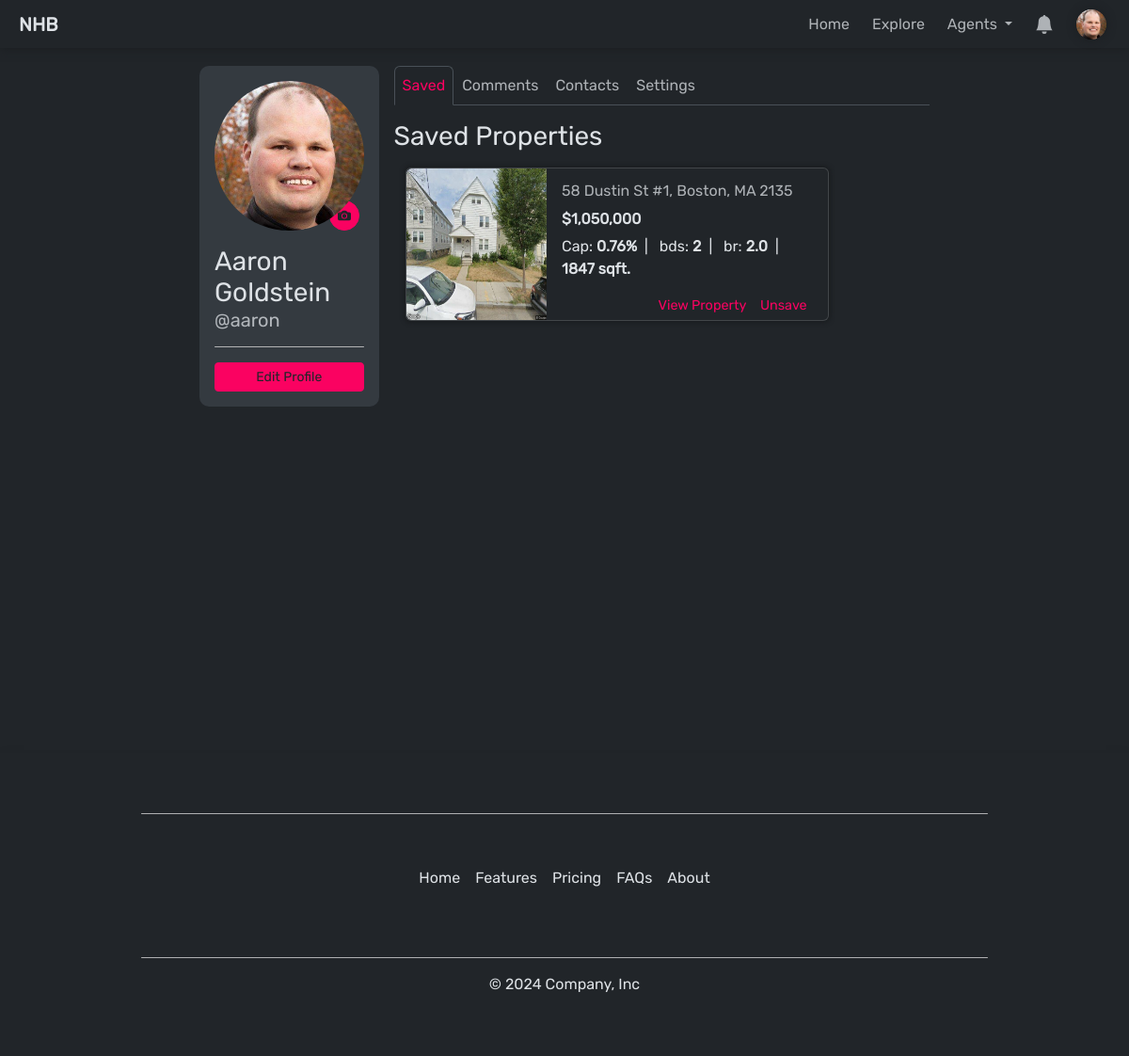
The app's page /profile/user=aaron/ (signed in) with its own data.
### account/models.py (models this page shows, shortened)
class CustomUser(AbstractUser):
    USER_TYPE_CHOICES = (
        ('buyer', 'Buyer'),
        ('agent', 'Agent'),
    )
    user_type = models.CharField(max_length=20, choices=USER_TYPE_CHOICES, default=USER_TYPE_CHOICES[0])
    @property
    def profile(self):
        return self.profile_set.first()
    objects = BaseUserManager()

### profiles/models.py (models this page shows, shortened)
class Profile(models.Model):
    user = models.ForeignKey(User, on_delete=models.CASCADE)
    theme = models.CharField(choices=[('light','light'), ('dark','dark')], max_length=100, default='dark')
    goal = models.CharField(max_length=1000, default='Searching for Investment Property')
    phone_number = models.CharField(max_length=10, blank=True, null=True)
    location = models.CharField(max_length=100, blank=True, null=True)
    profile_picture = models.ImageField(upload_to='profile_pictures', blank=True, null=True)
    @property
    def unread_notification_count(self):
        return self.user.notification_set.filter(is_read=False).count()

### property/models.py (models this page shows, shortened)
class SavedProperty(models.Model):
    profile = models.ForeignKey(Profile, on_delete=models.CASCADE)
    property_id = models.CharField(max_length=100)
    address = models.CharField(max_length=250)
    city = models.CharField(max_length=100)
    state = models.CharField(max_length=2)
    zip = models.IntegerField()
    image = models.ImageField(upload_to='property_images/', default='property_images/default/shrek.webp')
    price = models.DecimalField(max_digits=10, decimal_places=2)
    cap_rate = models.DecimalField(max_digits=7, decimal_places=4)
    beds = models.IntegerField()
    baths = models.DecimalField(max_digits=2, decimal_places=1)
    sq_ft = models.IntegerField()
    timestamp = models.DateTimeField(auto_now_add=True)
    archived = models.BooleanField(default=False)
    class Meta:
        constraints = [
            models.UniqueConstraint('profile', 'property_id', name='profile-property_id'),
        ]
    @property
    def endpoint(self):
        return f'/property/detail/state={self.state}&city={self.city}&address={self.address}&zip={self.zip}&id={self.property_id}/'
    @property
    def address_full(self):
        return f'{self.address}, {self.city}, {self.state} {self.zip}'

### profiles/views.py (the view)
# urls.py: path('user=<str:username>/', views.profile_view, name='profile'),
@login_required(login_url='/account/login/')
def profile_view(request, username:str, *args, **kwargs):
    profile = Profile.objects.get(user__username=username)
    form = UpdateProfileForm(initial={
        'first_name': profile.user.first_name,
        'last_name': profile.user.last_name,
        'email': profile.user.email,
        'phone_number': profile.phone_number,
        'location': profile.location,
        'goal': ast.literal_eval(profile.goal)
    })
    return render(request, 'profile/profile-detail.html', {'profile': profile, 'form': form })

### agent/templatetags/is_agent.py (called while the page is built)
@register.filter(name='is_agent')
def is_agent(user: User, group_name='Agent'):
    return user.groups.filter(name=group_name).exists()

### property/templatetags/currency.py (called while the page is built)
@register.filter(name='currency')
def currency(value: str, decimal: int)-> str:
    if type(value) == str:
        if value == '':
            value = 0
        else:
            value = float(value)
    return f'${value:,.{decimal}f}'

### property/templatetags/percentage.py (called while the page is built)
@register.filter(name='percentage')
def percentage(value: float)-> str:
    return f'{value*100:.2f}%'

### templates/profile/profile-detail.html (shortened to what this page needs)
{% extends "base.html" %}
{% block content %}
{% load time_delta%}
<div class="container col-sm-8 my-4 mx-auto">
    <div class="profile-container">
        <div class="profile-info">
            <div>
                <div class="mb-3 justify-content-center text-center">
                    <div class="profile-picture">
                        {% if user == profile.user %}
                            <label for="file-input"
                            id="mobile-change-picture-button"
                            class="btn btn-sm love rounded-circle"
                            >{% include "icons/camera.html" %}
                            </label>
                        {% endif %}
                        {% if profile.profile_picture %}
                            <img id="profile-img" src="{{ profile.profile_picture.url }}" alt="Profile Picture">
                        {% else %}
                            <img id="profile-img" src="/media/profile_pictures/default/default.png" alt="Profile Picture">
                        {% endif %}
                    </div>
                </div>
                <div id="profile-details">
                    <h3 class="mb-0">{{ profile.user.first_name }} {{ profile.user.last_name }}</h3>
                    <h5 class="text-muted mb-3">@{{ profile.user.username }}</h5>
                </div>
                <hr></hr>
                {% if user == profile.user %}
                <button id="edit-profile-button" class="btn btn-sm love w-100" onclick="ShowUpdateProfileForm()">Edit Profile</button>
                {% endif %}
            </div>
        </div>
        <div class="profile-content">
            <ul class="nav nav-tabs mb-3">
                <li class="nav-item" onclick="toggleTab('saved-properties')">
                  <a id="saved-properties-link" class="nav-link active" aria-current="page">Saved</a>
                </li>
                <li class="nav-item" onclick="toggleTab('comments')">
                  <a id="comments-link" class="nav-link">Comments</a>
                </li>
                <li class="nav-item" onclick="toggleTab('contact-forms')">
                  <a id="contact-forms-link" class="nav-link">Contacts</a>
                </li>
                <li class="nav-item" onclick="toggleTab('settings')">
                    <a id="settings-link" class="nav-link">Settings</a>
                </li>
            </ul>
            <div id="saved-properties">
                <h3 class="mb-3">Saved Properties</h3>
                <div class="container col-sm-10 m-0">
                    {% for property in profile.savedproperty_set.all|dictsortreversed:"id" %}
                        {% include "profile/partials/saved-property-card.html" %}
                    {% endfor %}
                </div>
            </div>
        </div>
    </div>
</div>
{% endblock %}

### templates/base.html (shortened to what this page needs)
<!DOCTYPE html>
<html lang="en" data-bs-theme="{% if not user.is_authenticated %}dark{% else %}{{ request.user.profile.theme }}{% endif %}">
<head>
    {% load static %}
    <link rel="stylesheet" type="text/css" href={% static "css/styles.css" %}>
    <link href="https://cdn.jsdelivr.net/npm/bootstrap@5.3.3/dist/css/bootstrap.min.css" rel="stylesheet">
    <link rel="stylesheet" href="https://unpkg.com/leaflet@1.9.4/dist/leaflet.css" />
</head>
<body hx-headers='{"X-CSRFToken": "{{ csrf_token }}"}' hx-ext="ws" ws-connect="/ws/notifications/">
    {% include 'components/nav.html' %}
    {% include 'notifications/toast-container.html' %}
    <div id="app-container" class="position-relative" style="min-height:100vh; {% if request.get_full_path != '/' %}padding-top:2.9rem;{% endif %}">
    {% block content %}
    {% endblock %}
    </div>
    {% if not "/explore/" in request.get_full_path %}
        {% include 'components/footer.html' %}
    {% endif %}
</body>
</html>

### templates/components/nav.html (shortened to what this page needs)
{% load static %}
{% load is_agent %}
<nav
id="navbar"
class="navbar navbar-expand-lg w-100 py-1"
>
    <div class="container-fluid m-0">
        <div class="collapse navbar-collapse justify-content-between" id="navbarSupportedContent">
            <a id='brand' class="navbar-brand px-2" href="/">NHB</a>
            <ul class="navbar-nav mb-2 mb-lg-0">
                {% if request.get_full_path != '/' %}
                    <li class="nav-item me-2">
                        <a class="nav-link {% if request.get_full_path == '/' %}active{% endif %}" aria-current="page" href="/">
                            Home
                        </a>
                    </li>
                {% endif %}
                <li class="nav-item me-2">
                    <a class="nav-link {% if '/explore/' in request.get_full_path %}active{% endif %}" href="/explore/">
                        Explore
                    </a>
                </li>
                {% if not request.user|is_agent %}
                <li class="nav-item me-2 dropdown">
                    <a class="nav-link dropdown-toggle {% if '/agent/' in request.get_full_path %}active{% endif %}" href="#" role="button" data-bs-toggle="dropdown" aria-expanded="false">
                        Agents
                    </a>
                </li>
                {% else %}
                <li class="nav-item me-2">
                    <a class="nav-link {% if '/agent/' in request.get_full_path %}active{% endif %}" href="/agent/dashboard/">
                        Dashboard
                    </a>
                </li>
                {% endif %}
                {% if not user.is_authenticated %}
                    <li class="nav-item">
                        <a class="nav-link" href="/account/register/">Login / Signup</a>
                    </li>
                    {% else %}
                    <li class="nav-item dropdown h-100 align-items-start me-2 " >
                        <a
                        id="notification-dropdown-tg"
                        class="nav-link dropdown-toggle d-flex align-items-center position-relative"
                        href="#"
                        role="button"
                        data-bs-toggle="offcanvas" data-bs-target="#notificationsDrawer" aria-controls="notificationsDrawer"
                        onclick="clearNotificationSpan()"
                        >
                            <svg id="notification-icon" xmlns="http://www.w3.org/2000/svg" width="20" height="20" fill="white" class="bi bi-bell-fill" viewBox="0 0 16 16">
                                <path d="M8 16a2 2 0 0 0 2-2H6a2 2 0 0 0 2 2m.995-14.901a1 1 0 1 0-1.99 0A5 5 0 0 0 3 6c0 1.098-.5 6-2 7h14c-1.5-1-2-5.902-2-7 0-2.42-1.72-4.44-4.005-4.901"/>
                            </svg>
                        </a>
                    </li>
                    <li class="nav-item dropdown">
                        <a id="profile-dropdown-tg" class="nav-link dropdown-toggle d-flex align-items-center" href="#" role="button" data-bs-toggle="dropdown" aria-expanded="false">
                            <div id="profile-badge-container">
                            {% if not user.profile.profile_picture %}
                                {% include "icons/profile-icon.html" %}
                            {% else %}
                                <img src="{{ user.profile.profile_picture.url }}" class="profile-badge me-1" alt="profile picture">
                            {% endif %}
                            </div>
                        </a>
                    </li>
                {% endif %}
            </ul>
        </div>
    </div>
</nav>

### templates/notifications/toast-container.html (shortened to what this page needs)
<div id='toast-container' class="toast-container">
</div>

### templates/profile/partials/update-profile-form.html (shortened to what this page needs)
{% load crispy_forms_tags %}

### templates/profile/partials/saved-property-card.html (shortened to what this page needs)
{% load static %}
{% load currency %}
{% load percentage %}
{% load comma %}
<div id="property-card-{{property.property_id}}" class="card mb-3 w-auto" style="box-shadow: 0 0 4px 2px var(--bs-dark-bg-subtle);">
    <div class="row g-0">
        <div class="col-4 col-md-4">
            <img src="{{property.image.url}}" class="img-fluid rounded-start h-100 card-image" alt="...">
        </div>
        <div class="col-8 col-md-8">
            <div class="card-body h-100  align-items-center py-1 ps-3 pe-2">
                <div class="property-card-details h-75 pt-2">
                    <p class="text-muted mb-2">{{ property.address_full }}</p>
                    <h6 style="font-weight:600;">{{ property.price|currency:0 }}</h6>
                    <p class="mb-2" style="font-size:1rem;">
                        Cap: <strong >{{ property.cap_rate|percentage }}</strong>&ensp;|&ensp;
                        bds: <strong>{{ property.beds }}</strong>&ensp;|&ensp;
                        br: <strong>{{ property.baths }}</strong>&ensp;|&ensp;
                        <strong>{{ property.sq_ft }} sqft.</strong>
                    </p>
                </div>
                <div id="card-button-container" class="d-flex pb-2 h-25">
                    <a style="color:var(--love);" href="{{property.endpoint}}">View Property</a>
                    {% if user == request.user %}
                        <a
                        style="color:var(--love);"
                        hx-post="{% url 'toggle_property_saved' %}"
                        hx-target="#property-card-{{property.property_id}}"
                        hx-vals='{ "view": "profile", "property": { "propertyId": "{{ property.property_id }}" }}'
                        hx-swap="outerHTML"
                        >Unsave</a>
                    {% endif %}
                </div>
            </div>
        </div>
    </div>
</div>

### templates/components/footer.html (shortened to what this page needs)
<footer id="footer" class="py-5 position-absolute w-100 shadow" >
  <hr class="w-75 mx-auto mb-5"></hr>
  <ul class="nav justify-content-center pb-3 mb-3">
    <li class="nav-item"><a href="/" class="nav-link px-2">Home</a></li>
    <li class="nav-item"><a href="#" class="nav-link px-2">Features</a></li>
    <li class="nav-item"><a href="#" class="nav-link px-2">Pricing</a></li>
    <li class="nav-item"><a href="#" class="nav-link px-2">FAQs</a></li>
    <li class="nav-item"><a href="#" class="nav-link px-2">About</a></li>
  </ul>
  <hr class="w-75 mx-auto mt-5"></hr>
  <p class="text-center">© 2024 Company, Inc</p>
</footer>

### static/css/styles.css (style rules this page uses)
:root { --love: #fa0261; --hidden: #34d3eb; --gray-bg: rgb(223, 223, 223); --gray-color: gray; }
body { font-family: Rubik,Arial,sans-serif!important; }
.love, .love a { color: var(--bs-body-bg) !important; background-color: var(--love) !important; border-color: var(--love) !important; }

### templates/notifications/toast-container.html (style rules this page uses)
.toast-container { position: fixed; bottom: 0; right: 0; z-index: 9999; padding: 20px; }

### templates/profile/profile-detail.html (style rules this page uses)
.profile-container { display: flex; flex-direction: row; justify-content: center; }
.profile-info { display: flex; flex-direction: column; justify-content: center; width: 25%; height: 100%; padding: 1rem; margin-right: 1rem; border-radius: 10px; background-color: var(--bs-secondary-bg); }
.profile-content { display: flex; flex-direction: column; width: 75%; }
#mobile-change-picture-button { display: flex; position: absolute; bottom: 0; right: 5px; width: 2rem; height: 2rem; text-align: center; align-items: center; }
.nav-tabs { justify-content: flex-start; }
.nav-tabs li { width: fit-content; text-align: left; }
.nav-link { cursor: pointer; color: var(--bs-secondary-color)!important; }
.active { color: var(--love)!important; }
.profile-picture { display: flex; flex: 1 1 auto; width: 100%; padding-bottom: 50%; padding-top:50%; border-radius: 50%; justify-content: center; align-items: center; position: relative; margin: auto; margin-bottom: 1rem; }
.profile-picture img { position: absolute; display: flex; flex: 1 1 auto; object-fit: cover; width: 100%; height: 100%; border-radius: 50%; }
.profile-badge { width:2rem; height:2rem; border-radius:100%; }

### templates/profile/partials/saved-property-card.html (style rules this page uses)
#card-button-container { display: flex; justify-content: flex-end; align-items: flex-end; }
#card-button-container a { color: var(--bs-secondary-color); font-size: .9rem; cursor: pointer; margin-right: .9rem; text-decoration: none; }

### templates/components/footer.html (style rules this page uses)
hr { border-top: 1px solid lightgray!important; border-radius: 5px; opacity: .8!important; }
footer { background: var(--bs-body-bg); }
footer .nav-link { color: var(--bs-body-color)!important; }

### records on screen
CustomUser: profile.profile_picture (picture)
Profile: profile_picture (picture), user.first_name "Aaron", user.last_name "Goldstein", user.username "aaron"
SavedProperty: image (picture), address_full "58 Dustin St #1, Boston, MA 2135", price "$1,050,000", cap_rate|percentage "0.76%", beds "2", baths "2.0", sq_ft "1847"
